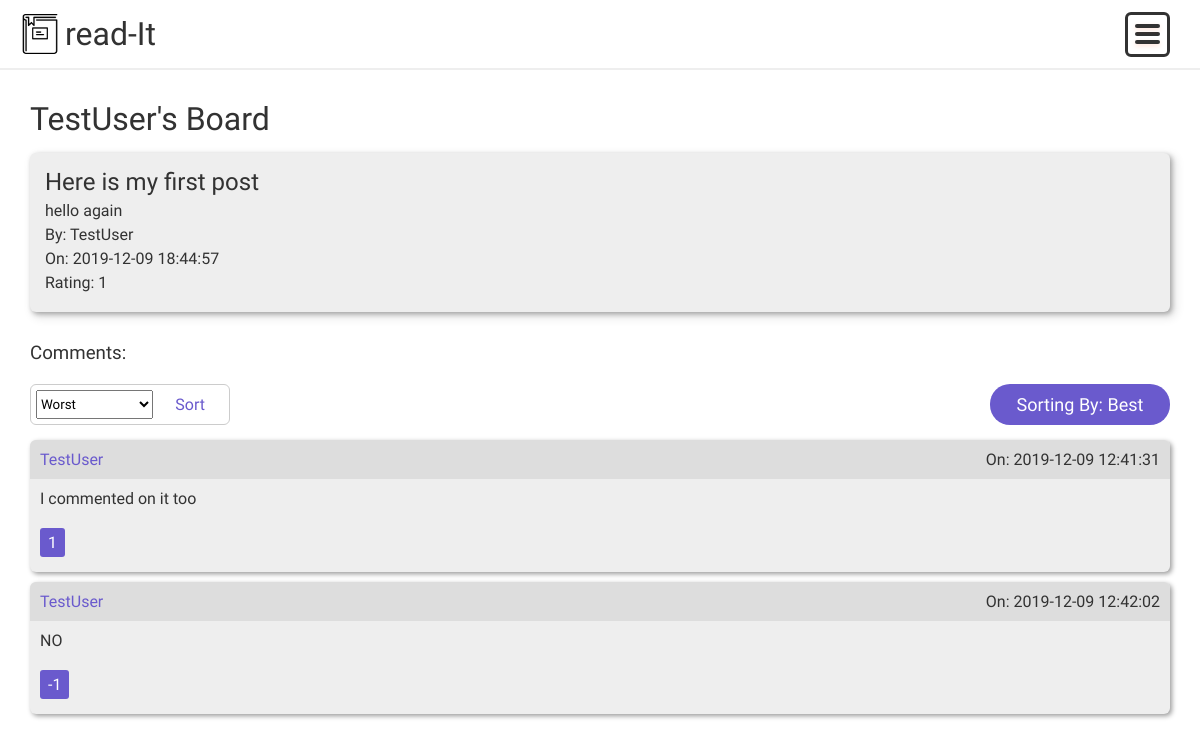
/subredditController.php?action=viewPost&postID=1, run on an earlier commit of the app's database.
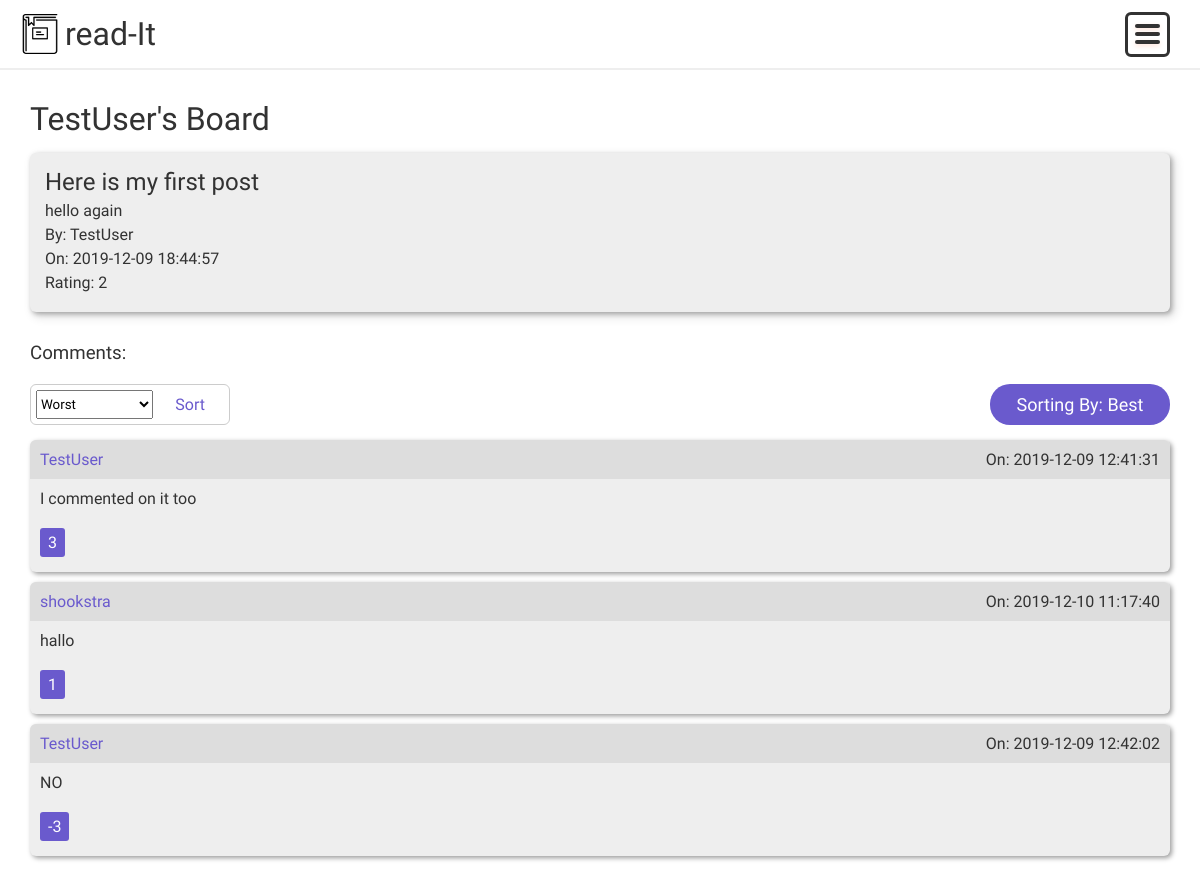
And on a later commit of the database.
### tables this page shows
CREATE TABLE `subreddits` (
  `subredditID` int(11) NOT NULL,
  `subredditName` varchar(64) NOT NULL,
  `subredditDescription` varchar(1500) NOT NULL
);

CREATE TABLE `posts` (
  `postID` int(11) NOT NULL,
  `subredditID` int(11) NOT NULL,
  `userID` int(11) NOT NULL,
  `postTitle` varchar(64) NOT NULL,
  `postContent` varchar(1500) NOT NULL,
  `postTime` datetime NOT NULL DEFAULT CURRENT_TIMESTAMP,
  `rating` int(11) NOT NULL DEFAULT '0'
);

CREATE TABLE `comments` (
  `commentID` int(11) NOT NULL,
  `userID` int(11) NOT NULL,
  `postID` int(11) NOT NULL,
  `subredditID` int(11) NOT NULL,
  `commentContent` varchar(500) NOT NULL,
  `commentTime` timestamp NOT NULL DEFAULT CURRENT_TIMESTAMP,
  `rating` int(11) NOT NULL DEFAULT '0'
);

### models/subreddit/subredditDA.php (called while the page is built, shortened)
<?php
require_once 'models/database.php';
require_once 'models/subreddit/subreddit.php';
require_once 'models/user.php';
class subredditDA
{
    public static function get_all()
    {
        $db = Database::getDB();
        $querySubreddits = 'SELECT * FROM subreddits';
        $statement = $db->prepare($querySubreddits);
        $statement->execute();
        $rows = $statement->fetchAll();
        $subreddits = [];
        foreach ($rows as $value) {
            $subreddit = new subreddit($value['subredditID'], $value['subredditName'], $value['subredditDescription']);
            array_push($subreddits, $subreddit);
        }
        return $subreddits;
    }
    public static function get_board($id)
    {
        $db = Database::getDB();
        $querySubreddits = 'SELECT * FROM subreddits where subredditID = :id';
        $statement = $db->prepare($querySubreddits);
        $statement->bindValue(':id', $id);
        $statement->execute();
        $rows = $statement->fetchAll();
        foreach ($rows as $value) {
            $subreddit = new subreddit($value['subredditID'], $value['subredditName'], $value['subredditDescription']);
        }
        if (empty($rows)) {
            return "none";
        } else {
            return $subreddit;
        }
    }
}

### models/posts/postDA.php (called while the page is built, shortened)
<?php
require_once 'models/posts/post.php';
class postDA
{
    public static function get_post($postID)
    {
        $db = Database::getDB();
        $queryPost = 'SELECT * FROM posts where postID = :postID';
        $statement = $db->prepare($queryPost);
        $statement->bindValue(':postID', $postID);
        $statement->execute();
        $rows = $statement->fetchAll();
        foreach ($rows as $value) {
            $post = new post($value['postID'], $value['subredditID'], $value['userID'], $value['postTitle'], $value['postContent'], $value['postTime'], $value['rating']);
        }
        if (empty($post)) {
            return 'No posts found';
        } else {
            return $post;
        }
    }
}

### models/subreddit/subreddit.php (called while the page is built, shortened)
<?php
class subreddit
{
    private $subredditID, $subredditName, $subredditDescription;
    public function __construct($subredditID, $subredditName, $subredditDescription)
    {
        $this->subredditName = $subredditName;
    }
    public function getSubredditName()
    {
        return $this->subredditName;
    }
}

### models/posts/post.php (called while the page is built, shortened)
<?php
class post
{
    private $postID, $subredditID, $userID, $postTitle, $postContent, $postTime, $rating;
    public function __construct($postID, $subredditID, $userID, $postTitle, $postContent, $postTime, $rating)
    {
        $this->postTitle = $postTitle;
        $this->postContent = $postContent;
        $this->postTime = $postTime;
        $this->rating = $rating;
    }
    public function getPostTitle()
    {
        return $this->postTitle;
    }
    public function getPostContent()
    {
        return $this->postContent;
    }
    public function getPostTime()
    {
        return $this->postTime;
    }
    public function getRating()
    {
        return $this->rating;
    }
}

### models/userDA.php (called while the page is built, shortened)
<?php
require_once('models/database.php');
require_once('models/user.php');
class userDA
{
    public static function get_all()
    {
        $db = Database::getDB();
        $queryUsers = 'SELECT * FROM users';
        $statement = $db->prepare($queryUsers);
        $statement->execute();
        $rows = $statement->fetchAll();
        foreach ($rows as $value) {
            $user = new user($value['userID'], $value['username'], $value['email'], $value['password']);
            $users[] = $user;
        }
        return $users;
    }
    public static function getUserByID($userID)
    {
        $db = Database::getDB();
        $queryUser = 'SELECT * FROM users where userID = :userID';
        $statement = $db->prepare($queryUser);
        $statement->bindValue(':userID', $userID);
        $statement->execute();
        $rows = $statement->fetchAll();
        foreach ($rows as $value) {
            $user = new user($value['userID'], $value['username'], $value['email'], $value['password']);
        }
        return $user;
    }
}

### models/user.php (called while the page is built, shortened)
<?php
class user
{
    private $userID, $username, $email, $password;
    public function __construct($userID, $username, $email, $password)
    {
        $this->username = $username;
    }
    public function getUsername()
    {
        return $this->username;
    }
}

### models/comment/commentDA.php (called while the page is built, shortened)
<?php
require_once 'models/comment/comment.php';
class CommentDA
{
    public static function get_comments_by_postID_desc($postID)
    {
        $db = Database::getDB();
        $query = 'SELECT * FROM comments WHERE postID LIKE :postID ORDER BY rating DESC';
        $statement = $db->prepare($query);
        $statement->bindValue(':postID', $postID);
        $statement->execute();
        $rows = $statement->fetchAll();
        $comments = [];
        foreach ($rows as $value) {
            $comment = new Comment($value['commentID'], $value['userID'], $value['postID'], $value['subredditID'], $value['commentContent'], $value['commentTime'], $value['rating']);
            array_push($comments, $comment);
        }
        return $comments;
    }
}

### models/comment/comment.php (called while the page is built, shortened)
<?php
class Comment
{
    private $commentID, $userID, $postID, $subredditID, $commentContent, $commentTime, $rating;
    public function __construct($commentID, $userID, $postID, $subredditID, $commentContent, $commentTime, $rating)
    {
        $this->commentContent = $commentContent;
        $this->commentTime = $commentTime;
        $this->rating = $rating;
    }
    public function getCommentContent()
    {
        return $this->commentContent;
    }
    public function getCommentTime()
    {
        return $this->commentTime;
    }
    public function getRating()
    {
        return $this->rating;
    }
}

### views/viewPost.php (the view, shortened to what this page needs)
<?php
include_once("views/components/header.php");
include_once("models/comment/Comment.php"); ?>
<body>
    <?php include_once("views/components/nav.php"); ?>
    <div class="container">
        <div class="container-main">
            <h1><?php echo htmlspecialchars($subreddit->getSubredditName()); ?></h1>
            <div class="post" style="margin-bottom: 30px">
                <div class="post-content">
                    <h2><?php echo htmlspecialchars($post->getPostTitle()) ?></h2>
                    <p><?php echo htmlspecialchars($post->getPostContent()) ?></p>
                    <p><?php echo 'By: ' . htmlspecialchars(userDA::getUserByID($post->getUserID())->getUsername()) ?></p>
                    <p><?php echo 'On: ' . htmlspecialchars($post->getPostTime()) ?></p>
                    <p><?php echo 'Rating: ' . htmlspecialchars($post->getRating()) ?></p>
                </div>
            </div>
            <h3 style="margin-bottom: 10px">Comments: </h3>
            <div class="sorting-container">
                <form class="sort-form" method="POST" action="subredditController.php">
                    <select class="sort-form-select" name="sortOrder">
                        <option value="Worst">Worst</option>
                    </select>
                    <input type="submit" value="Sort" class="sort-form-item sort-form-button">
                </form>
                <p class="sort-order-type">Sorting By: <?php echo htmlspecialchars($sortOrder); ?></p>
            </div>
            <?php foreach ($comments as $comment) : ?>
                <div class="comment">
                    <div class="comment-title">
                        <form action="index.php">
                            <input type="submit" value="<?php echo htmlspecialchars(userDA::getUserByID($comment->getUserID())->getUsername()); ?>" class="link-edit">
                        </form>
                        <p><?php echo 'On: ' . htmlspecialchars($comment->getCommentTime()); ?></p>
                    </div>
                    <div class="comment-content">
                        <p><?php echo htmlspecialchars($comment->getCommentContent()); ?></p>
                        <div class="rating-section">
                            <p class="rating"><?php echo htmlspecialchars($comment->getRating()); ?></p>
                        </div>
                    </div>
                </div>
            <?php endforeach ?>
        </div>
</body>

### subredditController.php (shortened to what this page needs)
<?php
require_once 'models/subreddit/subredditDA.php';
require_once 'models/posts/postDA.php';
require_once 'models/posts/post.php';
require_once 'models/user.php';
require_once 'models/userDA.php';
require_once 'models/comment/commentDA.php';
require_once 'models/comment/comment.php';
$action = filter_input(INPUT_POST, 'action');
if ($action === null) {
    $action = filter_input(INPUT_GET, 'action');
}
$_SESSION['users'] = userDA::get_all();
$subreddits = subredditDA::get_all();
switch ($action) {
    case 'viewPost':
        $post = postDA::get_post($_REQUEST['postID']);
        $subreddit = subredditDA::get_board($post->getSubredditID());
        $sortOrder = "";
        if (empty($_REQUEST['sortOrder'])) {
            $sortOrder = "Best";
        } else {
            $sortOrder = $_REQUEST['sortOrder'];
        }
        if ($sortOrder == "Best") {
            $comments = commentDA::get_comments_by_postID_desc($post->getPostID());
        } else if ($sortOrder == "Worst") {
            $comments = commentDA::get_comments_by_postID_asc($post->getPostID());
        } else if ($sortOrder == "Latest") {
            $comments = commentDA::get_comments_by_postID_recent($post->getPostID());
        } else {
            $sortOrder = "Best";
            $comments = commentDA::get_comments_by_postID_desc($post->getPostID());
        }
        include("views/viewPost.php");
        die();
        break;
}

### views/components/header.php (shortened to what this page needs)
<head>
    <link rel="stylesheet" href="css/styling.css" />
</head>

### views/components/nav.php (shortened to what this page needs)
<nav>
    <div class="username">
        <img src=" images/book.png" alt="book" height="40" class="logo" />
        <a href="index.php?action=home">
            <h1>
                read-It
            </h1>
        </a>
    </div>
    <div class="hamburger" onclick="openSidebar()">
        <span class=" hamburger-button"></span>
    </div>
</nav>

### css/styling.css (style rules this page uses)
*, *:before, *:after { box-sizing: inherit; }
* { margin: 0; padding: 0; font-weight: normal; font-family: "Arimo", Arial, Helvetica, sans-serif; text-decoration: none; outline: none; }
body { height: 100%; }
nav { display: flex; align-items: center; width: 100%; padding: 5px 20px; justify-content: space-between; border-bottom: 2px solid #eee; margin-bottom: 20px; }
nav a { color: white; }
input[type="submit"] { cursor: pointer; }
.username { display: flex; align-items: center; justify-content: center; font-weight: bold; }
.username h1 { color: rgb(50, 50, 50); font-size: 2em; }
.container { display: flex; width: 95%; margin: 0 auto; min-height: 100vh; justify-content: space-between; margin-bottom: 20px; }
.container-main p, h1, h2, h3, h4 { margin: 10px 0; }
.container-main { flex: 4; margin: 0 10px; border-radius: 8px; color: rgb(50, 50, 50); height: 100%; }
.logo { margin-right: 5px; }
.post { margin: 15px 0 10px 0; background-color: #eee; padding: 15px; border-radius: 6px; box-shadow: 2px 2px 5px 0 rgba(0, 0, 0, 0.3), 4px 4px 10px 2px rgba(0, 0, 0, 0.1); display: flex; transition: box-shadow 350ms; width: 100%; }
.post-content { display: flex; flex-direction: column; align-items: flex-start; width: 100%; }
.post-content p, h2, h3 { padding: 0; margin: 0; margin-bottom: 5px; }
.rating-section { display: flex; align-items: center; }
.comment { background-color: #eee; border-radius: 6px; box-shadow: 2px 2px 5px 0 rgba(0, 0, 0, 0.4); margin-bottom: 10px; }
.comment-title { background-color: rgb(221, 221, 221); border-radius: 6px 6px 0 0; padding: 0 10px; margin: 0; display: flex; justify-content: space-between; }
.comment-title input[type=submit] { border-radius: 0; margin-top: 10px; padding: 0; background-color: transparent; color: slateblue; }
.comment-content { padding: 0 0 5px 10px; }
.hamburger { border: 3px solid rgb(50, 50, 50); width: 45px; height: 45px; position: relative; display: flex; justify-content: center; align-items: center; cursor: pointer; border-radius: 6px; padding: 0; margin-right: 10px; display: none; }
.hamburger-button { width: 25px; height: 4px; background-color: rgb(50, 50, 50); border-radius: 6px; transition: all 0.5s; }
.hamburger-button::before, .hamburger-button::after { content: ""; position: absolute; height: 4px; width: 25px; background-color: rgb(50, 50, 50); border-radius: 6px; box-shadow: 0 2px 5px rgba(255, 101, 47, 0.2); }
.hamburger-button::before { transform: translateY(-8px); }
.hamburger-button::after { transform: translateY(8px); }
.link-edit { color: slateblue; border: none; cursor: pointer; padding: 5px; font-size: 16px; }
.rating { background-color: slateblue; color: white; padding: 5px 8px; border-radius: 3px; position: relative; }
.sort-form { display: flex; border: 1px solid #ccc; width: 200px; padding: 5px; border-radius: 6px; }
.sort-form-select { flex: 2; }
.sort-form-item { flex: 1; }
.sort-form-button { color: slateblue; border: none; background-color: transparent; padding: 5px; font-size: 16px; margin-left: 3px; border-radius: 6px; transition: background-color 200ms; }
.sort-order-type { text-align: center; padding: 10px; width: 180px; background-color: slateblue; color: white; font-size: 18px; border-radius: 20px; }
.sorting-container { display: flex; align-items: center; justify-content: space-between; margin-bottom: 5px; }
@media only screen and (max-width: 1200px) { .container { padding: 0; } }
@media only screen and (max-width: 1200px) { .container-main { flex: 1; width: 100%; margin: 0; padding: 0; } }
@media only screen and (max-width: 1200px) { .hamburger { display: inline-flex; } }
@media only screen and (max-width: 1200px) { .container-sidebar p, h1, h2 { color: rgb(50, 50, 50); } }
@media only screen and (max-width: 1200px) { .post-content { width: 100%; } }
@media only screen and (max-width: 1200px) { .post { width: 100%; } }

What changed in the data, as far as the page shows it:
changed posts "Here is my first post": rating "1" → "2"
changed comments "I commented on it too": rating "1" → "3"
added comments: commentTime "2019-12-10 11:17:40", commentContent "hallo", rating "1"
changed comments "NO": rating "-1" → "-3"
